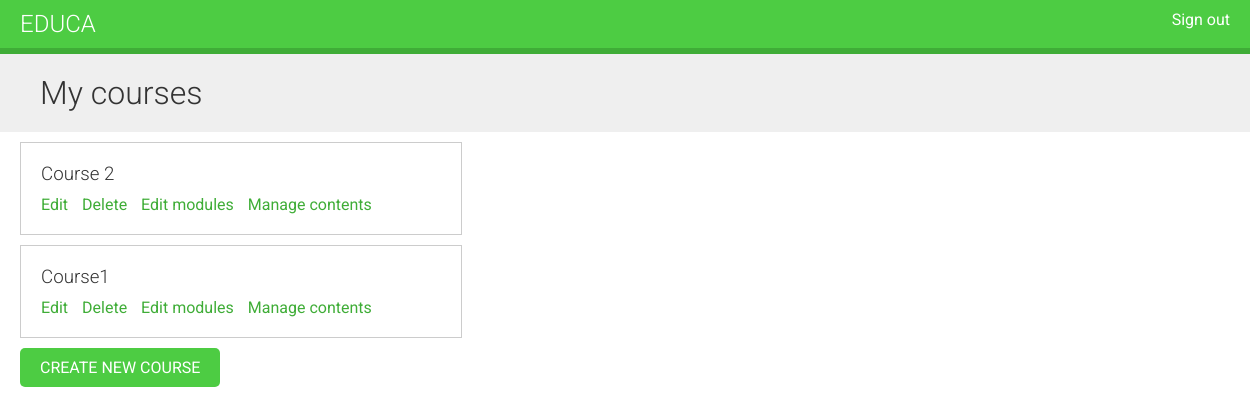
The app's page /course/mine/ (signed in), older data.
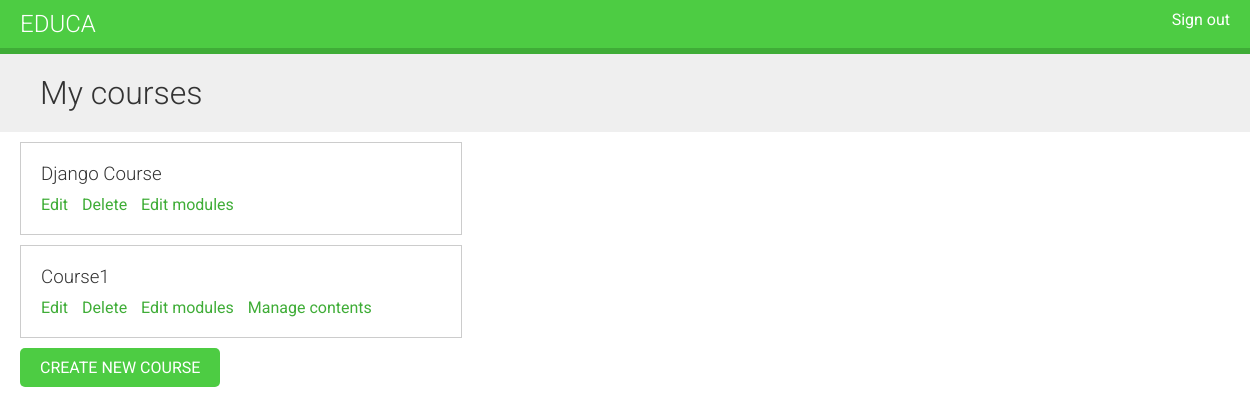
The same page, newer data.
### courses/models.py (models this page shows, shortened)
class Course(models.Model):
    owner = models.ForeignKey(User, related_name='courses_created', on_delete=models.CASCADE)
    subject = models.ForeignKey(Subject, related_name='courses', on_delete=models.CASCADE)
    title = models.CharField(max_length=200, unique=True)
    slug = models.TextField()
    overview = models.TextField()
    created = models.DateTimeField(auto_now_add=True)
    class Meta:
        ordering = ['-created']

### courses/views.py (the view)
# urls.py: path('mine/', views.ManageCourseListView.as_view(), name='manage_course_list'),
class ManageCourseListView(OwnerCourseMixin, ListView):
    template_name = 'courses/manage/course/list.html'
    permission_required = 'courses.view_course'

### courses/views.py (called while the page is built)
    def get_queryset(self):
        qs = super().get_queryset()
        return qs.filter(owner=self.request.user)

### courses/templates/courses/manage/course/list.html (shortened to what this page needs)
{% extends 'base.html' %}
{% block content %}
    <h1>My courses</h1>
    <div class="module">
        {% for course in object_list %}
            <div class="course-info">
                <h3>{{ course.title }}</h3>
                <p>
                    <a href="{% url 'course_edit' course.id %}">Edit</a>
                    <a href="{% url 'course_delete' course.id %}">Delete</a>
                    <a href="{% url 'course_module_update' course.id %}">Edit modules</a>
                    {% if course.modules.count > 0 %}
                        <a href="{% url 'module_content_list' course.modules.first.id %}">Manage contents</a>
                    {% endif %}
                </p>
            </div>
        {% empty %}
            <p>You haven't created any courses yet.</p>
        {% endfor %}
        <p>
            <a href="{% url 'course_create' %}" class="button">Create new course</a>
        </p>
    </div>
{% endblock content %}

Row changes from the older to the newer data that the page shows:
removed Course: title "Course 2", shows "Manage contents"
added Course: title "Django Course"
